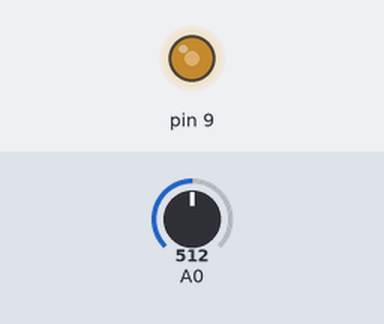
A sketch run on a simulated Arduino Uno, built with avr-gcc and run on an emulated ATmega328P. On the bench: output pins drawn as LEDs (lit = HIGH). The inputs (shaded band) are chosen by the test bench; at power-on: A0 = 512.

Above: at 1.2 s.
1.3 s: A0 set to 716
At 1.7 s:
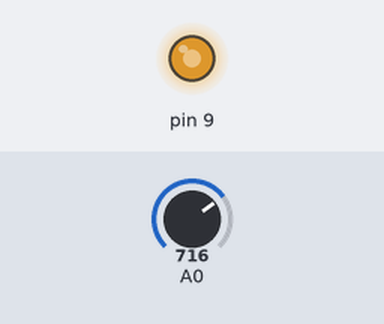
2.8 s: A0 set to 900
At 4.0 s:
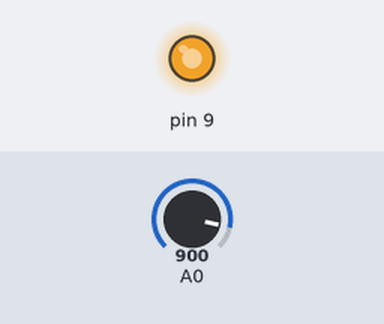
4.3 s: A0 set to 122
At 5.2 s:
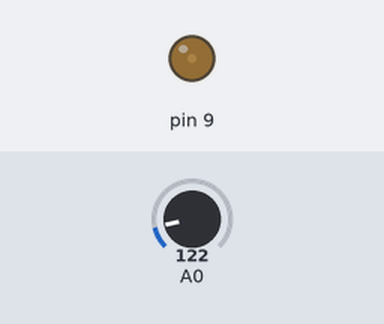
5.8 s: A0 set to 0
At 6.5 s:
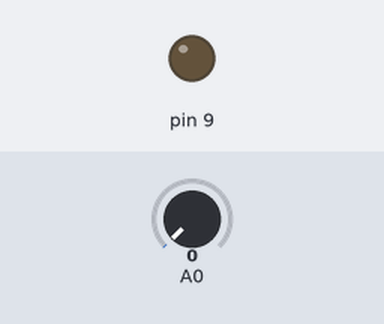
7.3 s: A0 set to 511
At 8.7 s:
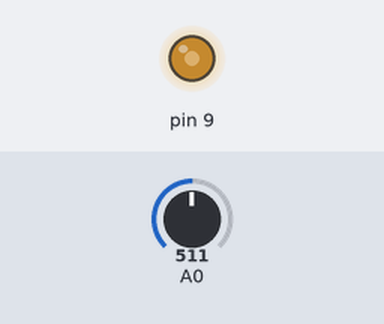
Timing chart, 0 to 9.8 s (numbered marks = the images above; inputs shaded):
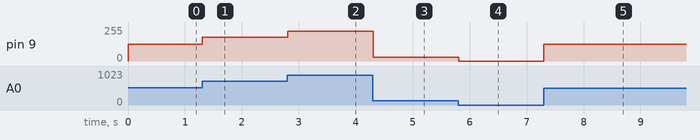

Measured:
- after the input at 1.3 s, pin 9: 127/255 → 178/255 at once
- after the input at 2.8 s, pin 9: 178/255 → 224/255 at once
- after the input at 4.3 s, pin 9: 224/255 → 30/255 at once
- after the input at 5.8 s, pin 9: 30/255 → 0/255 at once
- after the input at 7.3 s, pin 9: 0/255 → 127/255 at once

The sketch:

potentiometer_led_brightness.ino
```cpp
void setup() {
  pinMode(9, OUTPUT);
}

void loop() {
  int value = analogRead(A0);
  int brightness = map(value, 0, 1023, 0, 255);
  analogWrite(9, brightness);
  delay(10);
}
```
